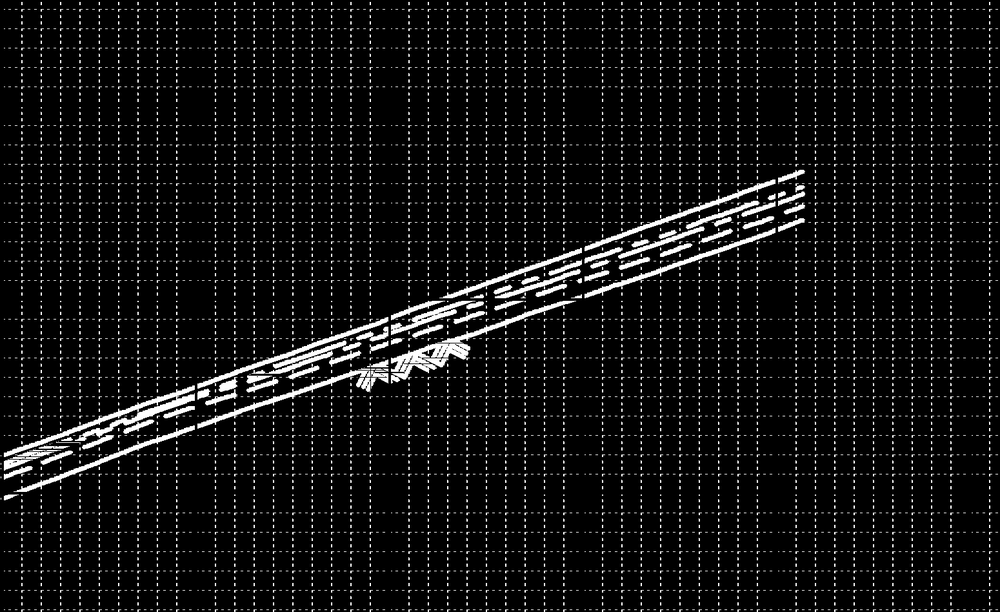
#> input picture poc/pdf_profile_extraction/output/page_4_profile_region.png, 1000 x 612 px, shrunk from 1550 x 948 before the run
$ python detect_major_grid.py
#> lines starting #> are read from the running program, lines starting #| are printed output that depends on the picture; after the words box and inside, x2 and y2 are one past the last pixel; in counts of white or black regions, pixels touching at a corner belong together
import cv2
import numpy as np
from pathlib import Path

base = Path(__file__).parent

input_path = base / "output" / "page_4_profile_region.png"
output_path = base / "output" / "page_4_grid_peaks.png"

image = cv2.imread(str(input_path), cv2.IMREAD_GRAYSCALE)
#> image is the input picture: shape (612, 1000); min 0, max 255, mean 17.5

if image is None:
    raise FileNotFoundError(f"Could not load {input_path}")

height, width = image.shape
#> height = 612; width = 1000

# Dark pixels get higher scores.
darkness = 255 - image
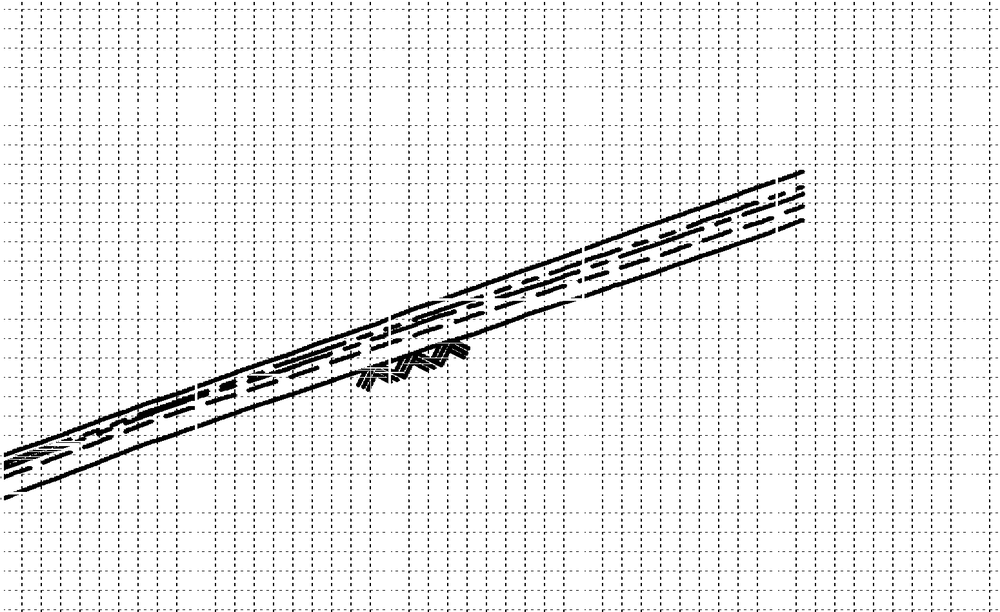
#> darkness: shape (612, 1000); min 0, max 255, mean 237.5

# Projection strength.
vertical_strength = np.mean(darkness, axis=0)
#> vertical_strength = 1000 values, max 255 at index 2, min 134.5 at index 428, mean 237.5
horizontal_strength = np.mean(darkness, axis=1)
#> horizontal_strength = 612 values, max 255 at index 0, min 170.5 at index 377, mean 237.5


def find_peaks(signal, minimum_distance, percentile=75):
#> called with signal = array of shape (1000,), minimum_distance = 20, percentile = 75
    threshold = np.percentile(signal, percentile)
#> threshold = 247

    candidates = []

    for i in range(1, len(signal) - 1):
        if (
            signal[i] >= threshold
            and signal[i] >= signal[i - 1]
            and signal[i] >= signal[i + 1]
        ):
            candidates.append(i)
#> after the loop, candidates = 128 values from 2 to 994

    # Keep strongest peak when several occur close together.
    candidates = sorted(
        candidates,
        key=lambda i: signal[i],
        reverse=True
    )
#> candidates = 128 values, max 994 at index 54, min 2 at index 0, mean 627

    selected = []

    for candidate in candidates:
        if all(
            abs(candidate - existing) >= minimum_distance
            for existing in selected
        ):
            selected.append(candidate)
#> this loop made 128 passes
#> candidate on passes 1 to 12: 2, 813, 819, 820, 824, 826, 831, 833, 838, 839, 844, 846
#> after the loop, selected = 30 values, max 986 at index 9, min 2 at index 0, mean 540.9

    return sorted(selected)


vertical_peaks = find_peaks(
    vertical_strength,
    minimum_distance=20
)
#> vertical_peaks = 30 values from 2 to 986

horizontal_peaks = find_peaks(
    horizontal_strength,
    minimum_distance=20
)
#> the loop in find_peaks (call 2), `for candidate in candidates:` made 80 passes
#> candidate on passes 1 to 12: 6, 12, 19, 20, 25, 27, 32, 33, 38, 39, 44, 46
#> horizontal_peaks = [6, 27, 51, 77, 97, 117, 141, 162, 182, 299, 483, 503, 523, 543, 567, 587, 608]

print("Vertical grid candidates:")
print(vertical_peaks)
#| [2, 39, 76, 122, 155, 196, 219, 244, 265, 321, 354, 389, 491, 517, 583, 613, 652, 683, 710, 734, 776, 813, 833, 857, 877, 897, 921, 941, 962, 986]

print()
print("Vertical spacings:")
print(np.diff(vertical_peaks).tolist())
#| [37, 37, 46, 33, 41, 23, 25, 21, 56, 33, 35, 102, 26, 66, 30, 39, 31, 27, 24, 42, 37, 20, 24, 20, 20, 24, 20, 21, 24]

print()
print("Horizontal grid candidates:")
print(horizontal_peaks)
#| [6, 27, 51, 77, 97, 117, 141, 162, 182, 299, 483, 503, 523, 543, 567, 587, 608]

print()
print("Horizontal spacings:")
print(np.diff(horizontal_peaks).tolist())
#| [21, 24, 26, 20, 20, 24, 21, 20, 117, 184, 20, 20, 20, 24, 20, 21]

overlay = cv2.cvtColor(image, cv2.COLOR_GRAY2BGR)

for x in vertical_peaks:
    cv2.line(
        overlay,
        (x, 0),
        (x, height - 1),
        (0, 0, 255),
        1
    )
#> this loop made 30 passes
#> x on passes 1 to 12: 2, 39, 76, 122, 155, 196, 219, 244, 265, 321, 354, 389
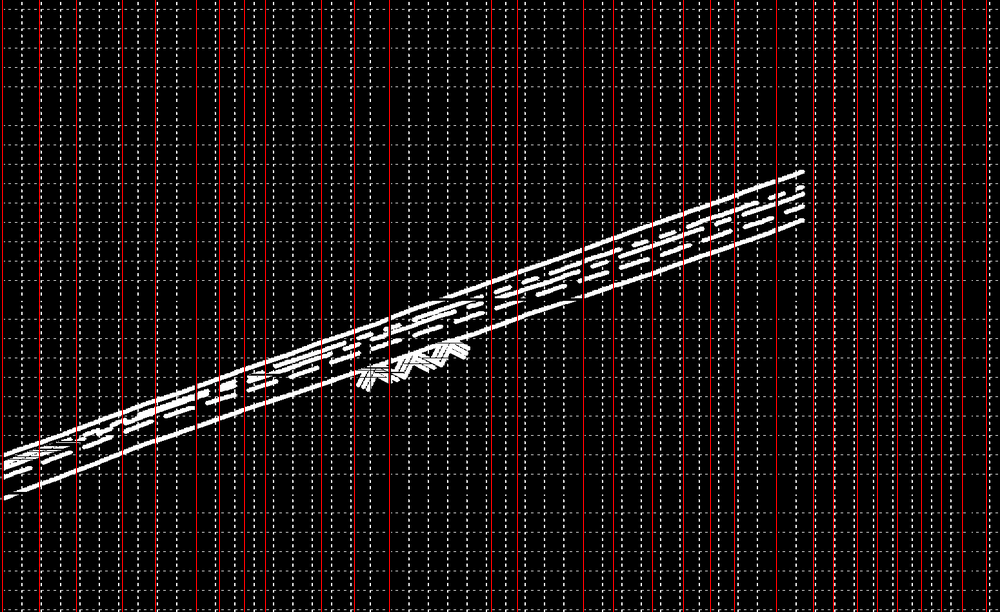
#> overlay: shape (612, 1000, 3); 3% of pixels changed, all inside (x1, y1, x2, y2) = (2, 0, 987, 612)

for y in horizontal_peaks:
    cv2.line(
        overlay,
        (0, y),
        (width - 1, y),
        (0, 255, 0),
        1
    )
#> this loop made 17 passes
#> y on passes 1 to 12: 6, 27, 51, 77, 97, 117, 141, 162, 182, 299, 483, 503
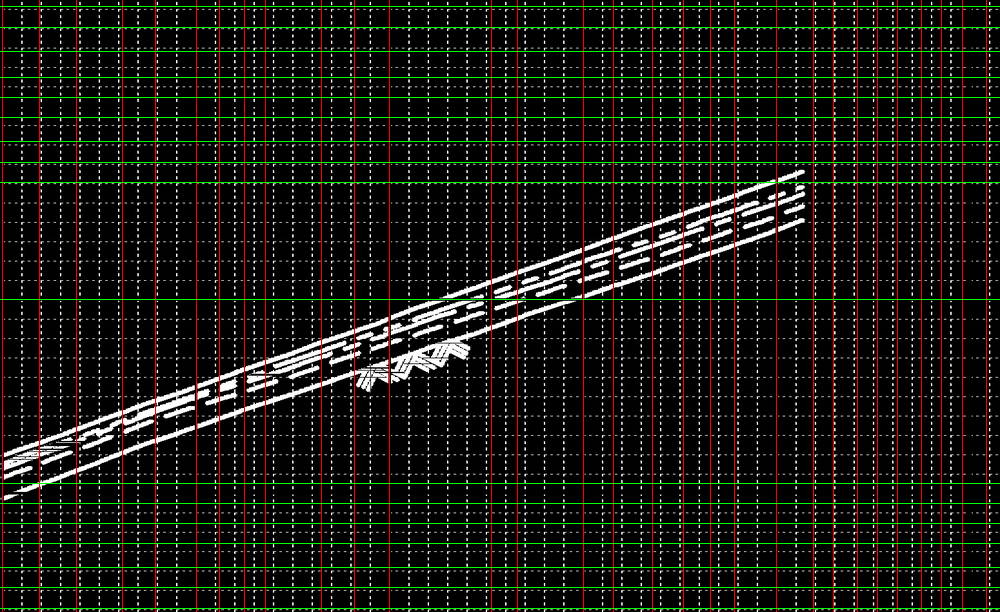
#> overlay: shape (612, 1000, 3); 2.78% of pixels changed, all inside (x1, y1, x2, y2) = (0, 6, 1000, 609)

cv2.imwrite(str(output_path), overlay)

print()
print(f"Saved: {output_path}")
